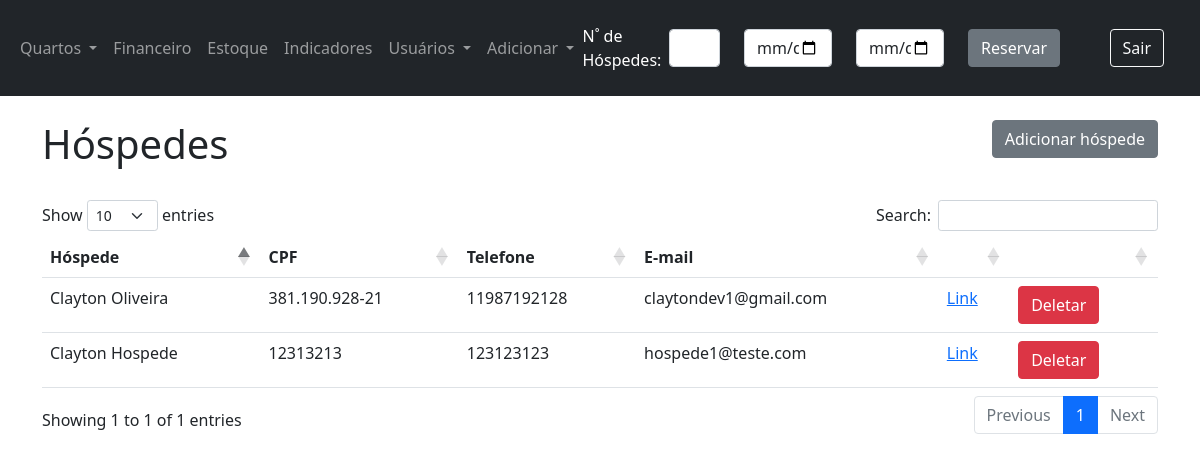
The page /lista-hospedes (signed in) on the database as committed earlier.
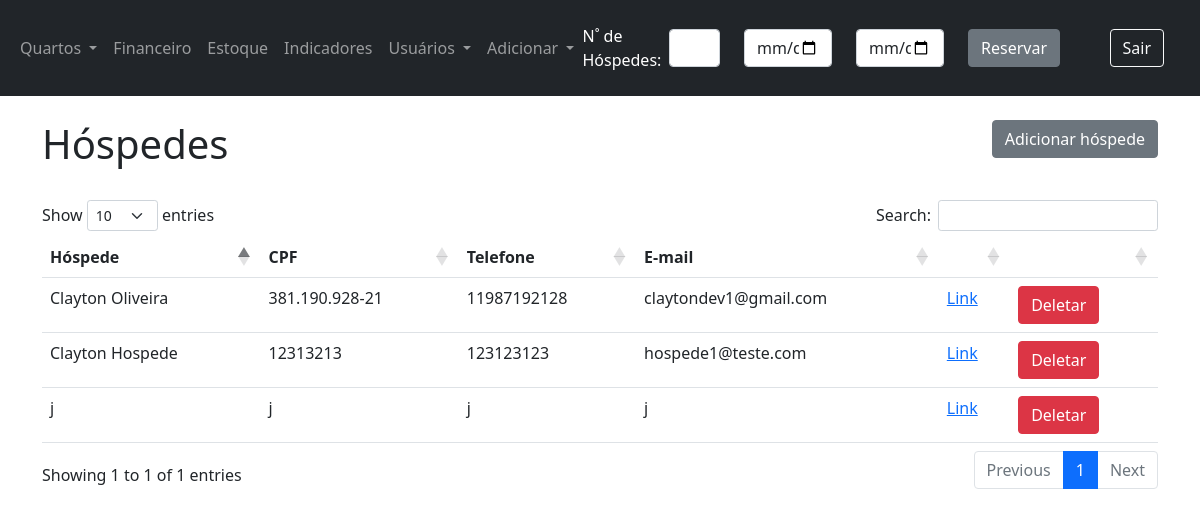
The same page on the database as committed later.
### app/models.py (models this page shows)
class Guest(db.Model):
    __tablename__ = 'guests'
    id = db.Column(db.Integer, primary_key=True)
    hotel_id = db.Column(db.Integer, db.ForeignKey('Hotels.id'))
    address_id = db.Column(db.Integer, db.ForeignKey('Addresses.id'))
    name = db.Column(db.String(50))
    email = db.Column(db.String(50))
    phone = db.Column(db.String(20))
    cpf = db.Column(db.String(15))
    birthday = db.Column(db.DateTime)

### app/views.py (the view)
@app.route('/lista-hospedes', methods=['GET', 'POST'])
@login_required
def lista_hospedes_endpoint():
    user_id = g.user.get_id()
    return listar_hospedes(user_id)

### app/forms.py
class VerificarDisponibilidade(FlaskForm):
    total_guests = IntegerField('Quantidade de héspedes', validators=[DataRequired()])
    check_in = DateField('Data Entrada', validators=[DataRequired()])
    check_out = DateField('Data Saída', validators=[DataRequired()])
    submeter = SubmitField('Reservar')

### app/models.py (called while the page is built)
    def get_id(self):
        return self.id

    def get_profile(self):
        return self.profile

    def get_hotel_id(self):
        return self.hotel_id

### app/scripts/adicionar_hospede.py (called while the page is built)
def listar_hospedes(user_id):
    user = User.query.filter_by(id=user_id).first()
    hoteis = Hotels.query.filter_by(id=user.hotel_id).order_by(Hotels.created_at)
    if user.hotel_id is None:
        hoteis = Hotels.query.filter_by(user_id=user_id).order_by(Hotels.created_at)
    hoteis_id = [hotel.id for hotel in hoteis]
    hospedes = Guest.query.filter(Guest.hotel_id.in_(hoteis_id)).order_by(Guest.id)
    hotel_choices = dict([(hotel.id, hotel.name) for hotel in hoteis])
    return render_template('lista_hospedes.html',
                           hospedes=hospedes,
                           hotel_choices=hotel_choices
                           )

### app/views.py (called while the page is built)
@app.before_request
def before_request():
    g.user = current_user

### app/templates/lista_hospedes.html (shortened to what this page needs)
{% extends 'base.html' %}
{% block content %}
    <div class="mt-4">
        <h1 style="display: inline-block;">Hóspedes</h1>
        <a href="{{ url_for('adicionar_hospede_endpoint') }}">
            <button type="button" class="btn btn-secondary" data-bs-dismiss="modal"
                    style="float: right">Adicionar hóspede
            </button>
        </a>
        <br><br>
    </div>
    <table id="tabela" class="table table-hover">
        <thead>
        <tr>
            <th>Hóspede</th>
            <th>CPF</th>
            <th>Telefone</th>
            <th>E-mail</th>
            <th></th>
            <th></th>
        </tr>
        </thead>
        <tbody>
        {% for hospede in hospedes %}
            <tr>
                <td>{{ hospede.name }}</td>
                <td>{{ hospede.cpf }}</td>
                <td>{{ hospede.phone }}</td>
                <td>{{ hospede.email }}</td>
                <td><a href="{{ url_for('editar_hospede_endpoint', id=hospede.id) }}">Link</a></td>
            <td>
                    <button type="button" class="btn btn-danger" data-bs-toggle="modal"
                            data-bs-target="#Modal_{{ hospede.id }}"
                            value="{{ hospede.id }}" id="user_{{ hospede.id }}">
                        Deletar
                    </button>
                </td>
            </tr>
            </tbody>
        {% endfor %}
    </table>
{% endblock %}

Rows that differ between the two databases and show on the page:
added Guest: name "j", cpf "j", phone "j", email "j", {{ hospede.id }} 4 (drawn)
